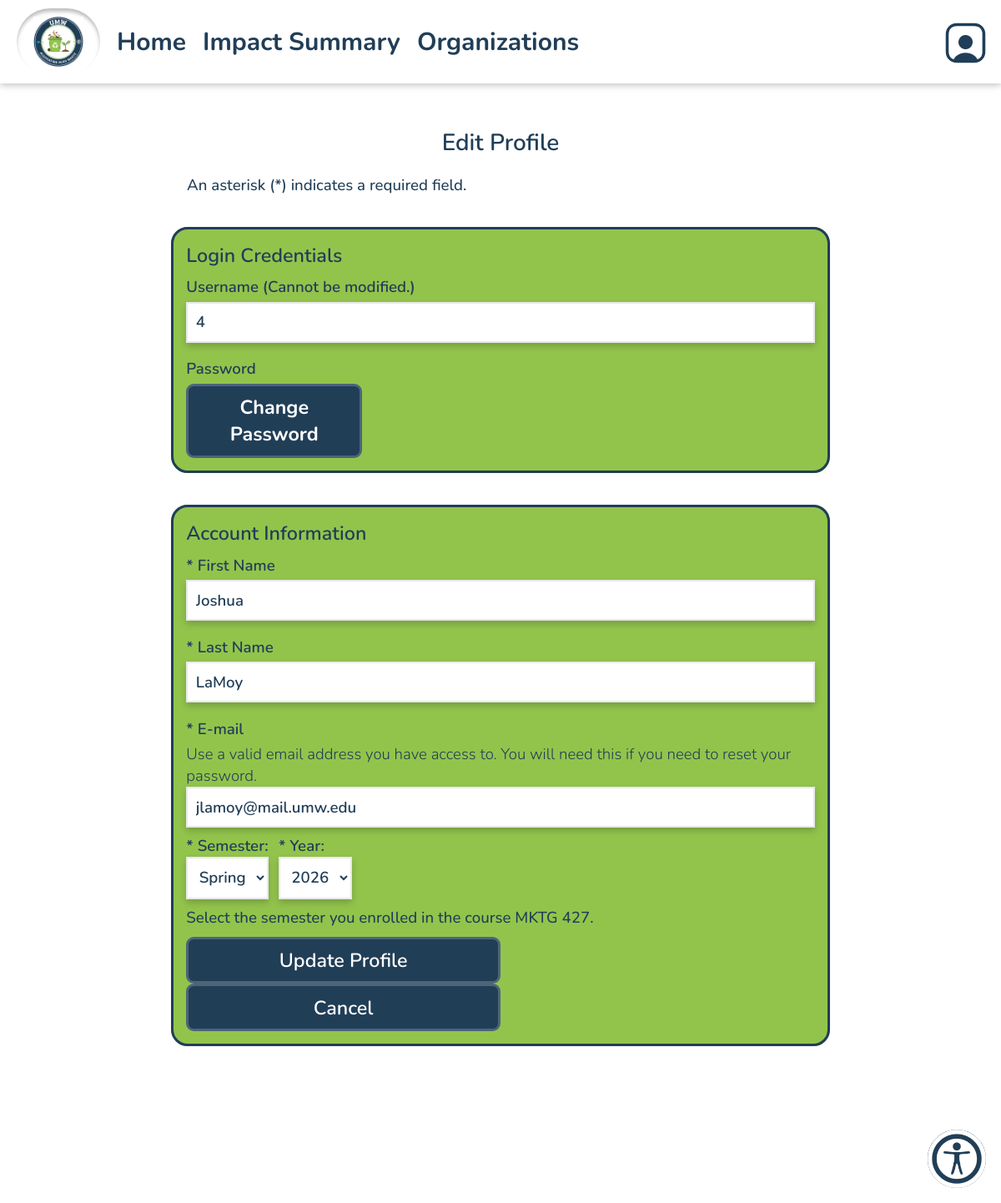
Screenshot of /editProfile.php (signed in) with the database file from the repository.
### tables this page shows
CREATE TABLE `dbusers` (
  `id` varchar(256) NOT NULL COMMENT 'id should be user''s username unique',
  `start_date` timestamp NOT NULL DEFAULT current_timestamp(),
  `first_name` varchar(100) NOT NULL,
  `last_name` varchar(100) NOT NULL,
  `email` varchar(100) NOT NULL,
  `password` text NOT NULL,
  `role` varchar(20) NOT NULL,
  `semester` varchar(20) NOT NULL,
  `archived` tinyint(4) NOT NULL DEFAULT 0
);

### database/dbUsers.php (called while the page is built, shortened)
<?php
include_once(dirname(__FILE__).'/../domain/User.php');
function make_a_user($result_row) {
    $theUser = new User(
    @$result_row['id'],
    @$result_row['start_date'],
    @$result_row['first_name'],
    @$result_row['last_name'],
    @$result_row['email'],
    @$result_row['password'],
    @$result_row['role'],
    @$result_row['semester'],
    @$result_row['archived']
);
    return $theUser;
}
function retrieve_user($id) {
    $con=connect();
    $sql = 'SELECT * FROM dbusers WHERE id = ?';
    $query = $con->prepare($sql);
    $query->bind_param("s", $id);
    $query->execute();
    $result = $query->get_result();
    $result_row = $result->fetch_assoc();
    $theUser = make_a_user($result_row);
    return $theUser;
}

### domain/User.php (called while the page is built, shortened)
<?php
class User {
	private $id;
	private $first_name;
	private $last_name;
	private $email;
    private $semester;
	function __construct(
        $id, $start_date, $first_name, $last_name, $email, $password, $role, $semester, $archived) {
        $this->id = $id;
		$this->first_name = $first_name;
		$this->last_name = $last_name;
		$this->email = $email;
		$this->semester = $semester;
    }
	function get_id() {
		return $this->id;
	}
	function get_first_name() {
		return $this->first_name;
	}
	function get_last_name() {
		return $this->last_name;
	}
	function get_email() {
		return $this->email;
	}
    function get_semester() {
		return $this->semester;
	}
}

### include/output.php (called while the page is built, shortened)
<?php
    function hsc($input) {
        return htmlspecialchars($input ?? '');
    }

### profileEditForm.php (the view, shortened to what this page needs)
<?php
    require_once('domain/User.php');
    require_once('database/dbUsers.php');
    require_once('include/output.php');
    $args = sanitize($_GET);
    if ($_SESSION['access_level'] >= 2 && isset($args['id'])) {
        $id = $args['id'];
        $editingSelf = $id == $_SESSION['_id'];
    } else {
        $editingSelf = true;
        $id = $_SESSION['_id'];
    }
    $person = retrieve_user($id);
?>
<main class="signup-form">
    <div class="main-content-box">
    <form class="signup-form" method="post">
        <div class="text-center">
            <h2 class="mb-8">Edit Profile</h2>
                <div class="info-box">
                <p>An asterisk (*) indicates a required field.</p>
                </div>
        </div>
        <fieldset class="section-box">
            <h3 class="mt-2" id="login">Login Credentials</h3>
            <label for="username">Username <span>(Cannot be modified.)</span></label>
            <input type="text" id="username" name="username" value="<?php echo hsc($person->get_id()); ?>" disabled>
            <label>Password</label>
            <a class="button-signup" href='changePassword.php' style="color: var(--button-font-color); font-weight: bold; width: 28%;">Change Password</a>
        </fieldset>
        <fieldset class="section-box">
            <h3 class="mt-2" id="personal-info">Account Information</h3>
            <label for="first_name">* First Name</label>
            <input type="text" id="first_name" name="first_name" value="<?php echo hsc($person->get_first_name()); ?>" required placeholder="Enter your first name">
            <label for="last_name">* Last Name</label>
            <input type="text" id="last_name" name="last_name" value="<?php echo hsc($person->get_last_name()); ?>" required placeholder="Enter your last name">
            <label for="email">* E-mail</label>
            <class="mb-2">Use a valid email address you have access to. You will need this if you need to reset your password.</p>
            <input type="email" id="email" name="email" value="<?php echo hsc($person->get_email()); ?>" required placeholder="Enter your e-mail address">
            <div class="semester_select">
                <?php
                    $semester = $person->get_semester();
                    list($season, $year) = $parts = preg_split('/\s+/', trim($semester));
                ?>
                <div>
                    <label for="season">* Semester:</label>
                    <select id="season" name="season" required>
                        <option value="Spring" <?php if ($season === "Spring") {echo "selected";}?>>Spring</option>
                    </select>
                </div>
                <div>
                    <label for="year">* Year:</label>
                    <select id="year" name="year" required>
                        <?php
                            $currentYear = date("Y");
                            $minYear = 2025;
                            for ($y = $currentYear; $y >= $minYear; $y--) {
                                $selected = ($y === $year) ? "selected" : "";
                                echo "<option value='$y' $selected>$y</option>";
                            }
                        ?>
                    </select>
                </div>
            </div>
            <p>Select the semester you enrolled in the course MKTG 427.</p>
            <input type="submit" name="profile-edit-form" value="Update Profile" style="width: 50%; margin: auto; margin-top: +0.5rem;">
            <?php if ($editingSelf): ?>
                <a class="button cancel" href="viewProfile.php" style="width: 50%; margin: auto;">Cancel</a>
            <?php else: ?>
                <a class="button cancel" href="viewProfile.php?id=<?php echo htmlspecialchars($_GET['id']) ?>" style="width: 50%; margin: auto;">Cancel</a>
            <?php endif ?>
        </fieldset>
    </form>
    </div>
</main>

### rows the page displays
dbusers: username "4", first_name "Joshua", last_name "LaMoy", email "jlamoy@mail.umw.edu"

### other values shown
form field year "2026"
